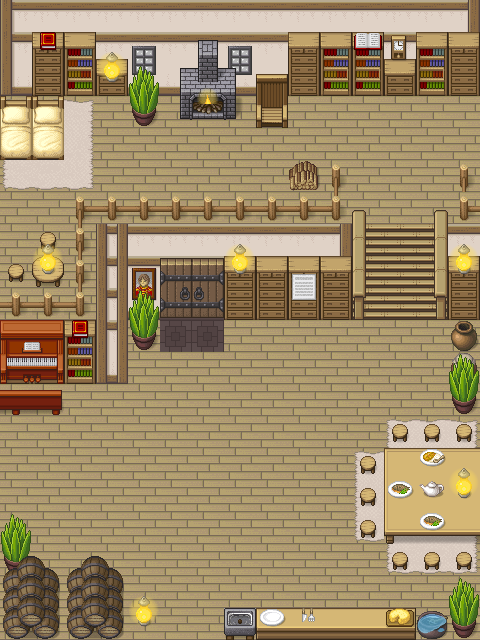

Tiled map render using the project's own tile images. Description and the map definition, with tile-layer contents summarised, below:
An orthogonal 15x20 tile map with 32x32 px tiles, 9 tile layers (Слой тайлов 1, Слой тайлов 2, Слой тайлов 3, Слой тайлов 4, ...) and 3 objects (EV-1, HM_2, W_1).

<map version="1.10" tiledversion="1.11.0" orientation="orthogonal" renderorder="right-down" width="15" height="20" tilewidth="32" tileheight="32" infinite="0" nextlayerid="11" nextobjectid="9">
 <tileset firstgid="1" source="[Base]BaseChip_pipo.tsx" />
 <layer id="1" name="Слой тайлов 1" width="15" height="20">
  <data>[300 cells, 300 non-empty, 1 distinct tile ids]</data>
 </layer>
 <layer id="2" name="Слой тайлов 2" width="15" height="20">
  <data>[300 cells, 119 non-empty, 26 distinct tile ids]</data>
 </layer>
 <layer id="3" name="Слой тайлов 3" width="15" height="20">
  <data>[300 cells, 42 non-empty, 17 distinct tile ids]</data>
 </layer>
 <layer id="4" name="Слой тайлов 4" width="15" height="20">
  <data>[300 cells, 46 non-empty, 19 distinct tile ids]</data>
 </layer>
 <layer id="5" name="Слой тайлов 5" width="15" height="20">
  <data>[300 cells, 33 non-empty, 16 distinct tile ids]</data>
 </layer>
 <layer id="6" name="Слой тайлов 6" width="15" height="20">
  <data>[300 cells, 40 non-empty, 20 distinct tile ids]</data>
 </layer>
 <layer id="8" name="Слой тайлов 8" width="15" height="20" offsetx="2" offsety="-24">
  <data>[300 cells, 1 non-empty, 1 distinct tile ids]</data>
 </layer>
 <layer id="7" name="Слой тайлов 7" width="15" height="20">
  <data>[300 cells, 9 non-empty, 6 distinct tile ids]</data>
 </layer>
 <layer id="10" name="Слой тайлов 9" width="15" height="20">
  <data>[300 cells, 3 non-empty, 3 distinct tile ids]</data>
 </layer>
 <objectgroup id="9" name="Слой объектов 1">
  <object id="1" name="EV-1" x="344.758" y="561">
   <point />
  </object>
  <object id="7" name="HM_2" x="161.5" y="326.667">
   <point />
  </object>
  <object id="8" name="W_1" type="W_1" x="239" y="618">
   <point />
  </object>
 </objectgroup>
</map>
